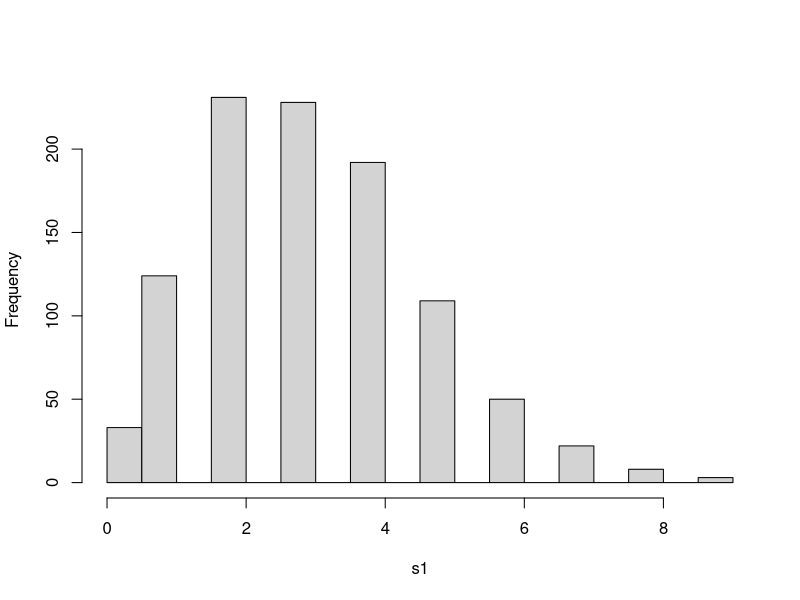
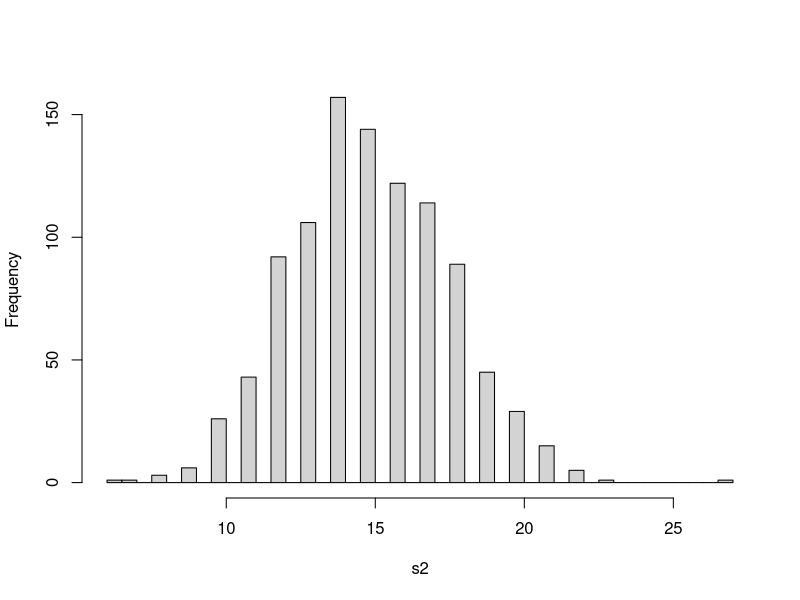
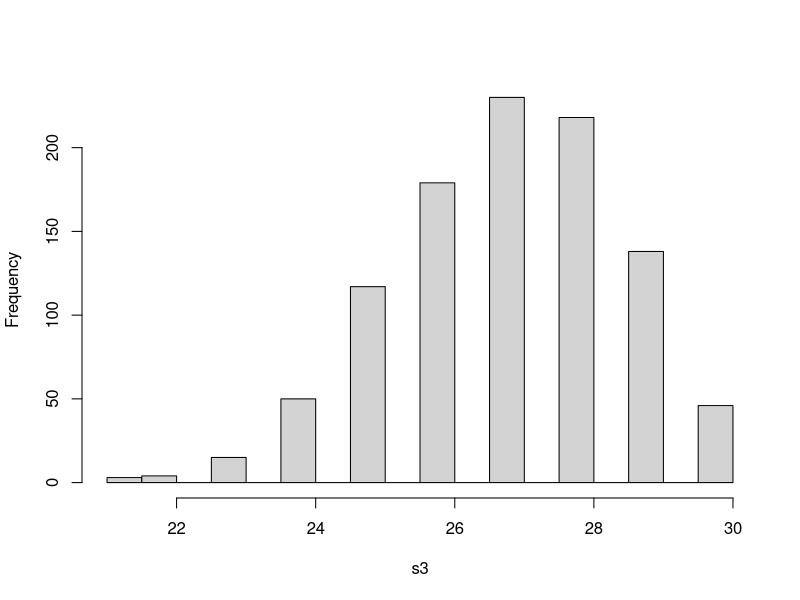
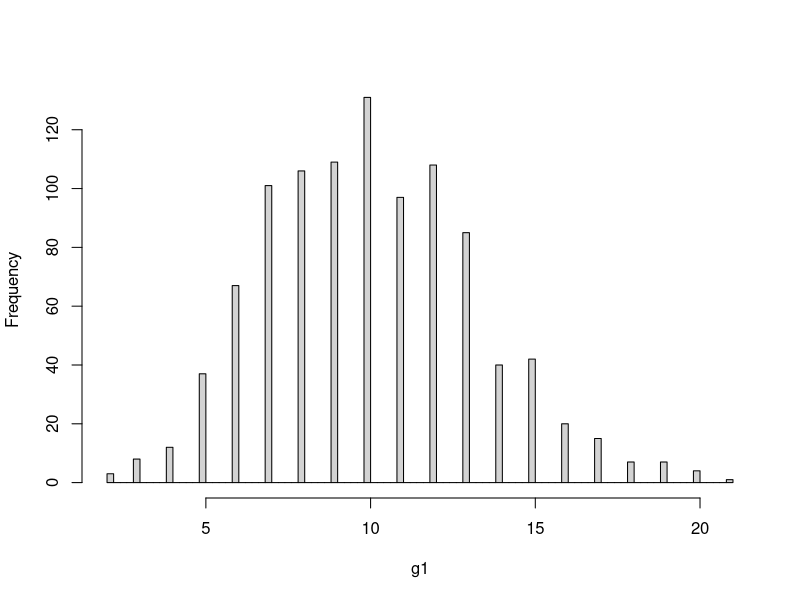
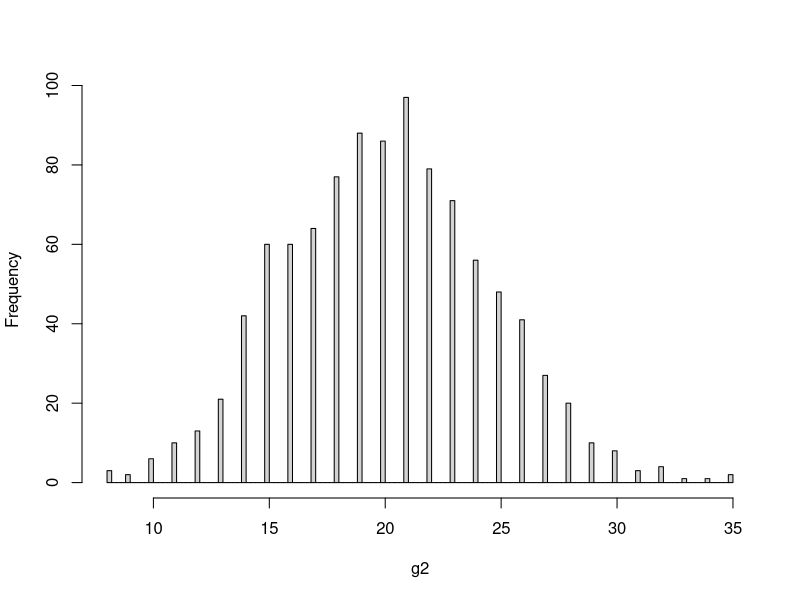
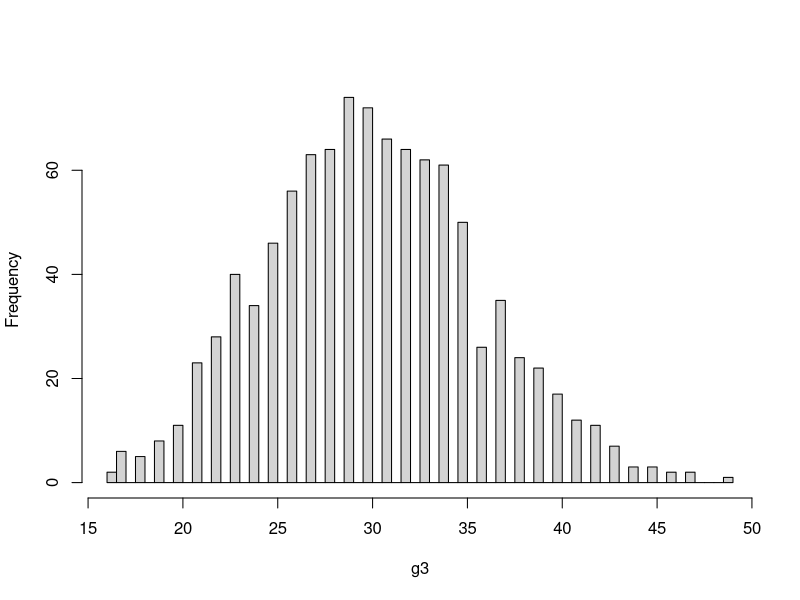

The R source for these figures, in order:
#QUESTION: 01

#p=0.1, 0.3, 0.5, 0.8
# n=10
v11=rbinom(1000, 10 ,0.1)
v12=rbinom(1000, 10 ,0.3)
v13=rbinom(1000, 10 ,0.5)
v14=rbinom(1000, 10 ,0.8)

#p=0.1, 0.3, 0.5, 0.8
# n=30
v21=rbinom(1000, 30 ,0.1)
v22=rbinom(1000, 30 ,0.3)
v23=rbinom(1000, 30 ,0.5)
v24=rbinom(1000, 30 ,0.8)

#p=0.1, 0.3, 0.5, 0.8
# n=50
v31=rbinom(1000, 50 ,0.1)
v32=rbinom(1000, 50 ,0.3)
v33=rbinom(1000, 50 ,0.5)
v34=rbinom(1000, 50 ,0.8)

#p=0.1, 0.3, 0.5, 0.8
# n=100
v41=rbinom(1000, 100 ,0.1)
v42=rbinom(1000, 100 ,0.3)
v43=rbinom(1000, 100 ,0.5)
v44=rbinom(1000, 100 ,0.8)


sim = data.frame(v11, v12, v13, v14, v21, v22, v23, v24, v31, v32, v33, v34, v41, v42, v43, v44)

# What is the impact of increase in sample size? 
# Then the sample size is increased the mean will also be increased.

# What is the effect of p on the results?
# The effect of p on the result is that, the greater the probability the greater will be the result

#_______________________________________________________________________________

#QUESTION: 02

#simulated mean and variance
sim_mean = mean(v33)
print(sim_mean)
sim_var = var(v33)
print(sim_var)

#theoretical mean and variance
theo_mean = np = 50*0.5
print(theo_mean)
theo_var= npq = 50*0.5*0.5
print(theo_var)

mean_diff = (theo_mean)-(sim_mean) 
print(mean_diff)
var_diff = (theo_var)-(sim_var) 
print(var_diff)

# yes ! there is a little bit difference in the results of empirical mean and actual mean.
#_______________________________________________________________________________

#QUESTION: 03

s1=rbinom(1000, 30 ,0.1)
hist(s1,breaks = 30,main = "")
s2=rbinom(1000, 30 ,0.5)
hist(s2,breaks = 30,main = "")
s3=rbinom(1000, 30 ,0.9)
hist(s3,breaks = 30,main = "")


#_______________________________________________________________________________

#QUESTION: 04

y1 = rpois(1000, 5)
summary(y1)
y2 = rpois(1000, 10)
summary(y2)
y3 = rpois(1000, 15)
summary(y3)
y4 = rpois(1000, 25)
summary(y4)
y5 = rpois(1000, 30)
summary(y5)
y6 = rpois(1000, 50)
summary(y6)

#As increase with the value of parameter which is lambda the overall value and the mean is increasing too.
#_______________________________________________________________________________

#QUESTION: 05

#simulated mean and variance
sim_mean_pois = mean(y3)
print(sim_mean_pois)
sim_var_pois = var(y3)
print(sim_var_pois)

#theoretical mean and variance
theo_mean_pois = np = 15
print(theo_mean_pois)
theo_var_pois= npq = 15
print(theo_var_pois)

mean_diff_pois = (theo_mean_pois)-(sim_mean_pois) 
print(mean_diff_pois)
var_diff_pois = (theo_var_pois)-(sim_var_pois) 
print(var_diff_pois)

# yes ! there is a little bit difference in the results of empirical mean and actual mean.

#_______________________________________________________________________________


#QUESTION: 06

g1 = rpois(1000, 10)
hist(g1,                                      
     breaks = 100,
     main = "")
g2 = rpois(1000, 20)
hist(g2,                                      
     breaks = 100,
     main = "")
g3 = rpois(1000, 30)
hist(g3,                                     
     breaks = 100,
     main = "")

#  From the above plot we concluded, as the Mean(lambda) value increases the spread of the graph increases.